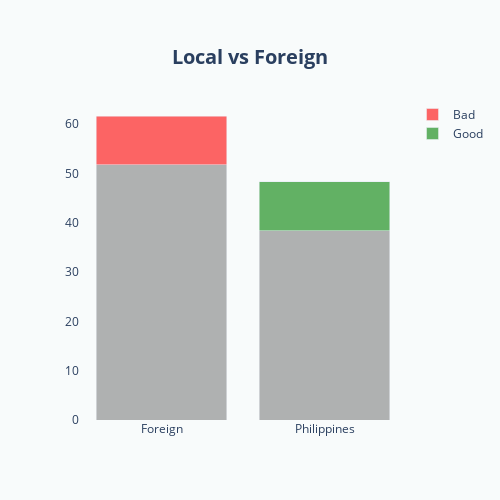

Here is the notebook cell this chart was saved with:
### Code cell
fig = make_subplots(rows=1, cols=1,
                    #vertical_spacing = 0.04,
subplot_titles=("",""))

fig.add_trace(go.Bar(x=data3.index, y=data3[data3.columns[0]].values.tolist(),name="", opacity=0.6, marker_color="grey",showlegend=False,),row=1, col=1)
fig.add_trace(go.Bar(x=data1.index, y=data1[data1.columns[0]].values.tolist(),name="Good", opacity=0.6, marker_color="green"),row=1, col=1)
fig.add_trace(go.Bar(x=data2.index, y=data2[data2.columns[0]].values.tolist(),name="Bad", opacity=0.6, marker_color="red"),row=1, col=1)


cf.layout_v1(fig,"Local vs Foreign",500,500,order)
fig.show()

### Figure 1 — Plotly figure (JSON) as saved in the notebook; plotly's stock layout.template omitted (floating-point values rounded to 4 significant figures)
{"data": [{"marker": {"color": "grey"}, "name": "", "opacity": 0.6, "showlegend": false, "type": "bar", "x": ["Foreign", "Philippines"], "xaxis": "x", "y": [51.74, 38.37], "yaxis": "y"}, {"marker": {"color": "green"}, "name": "Good", "opacity": 0.6, "type": "bar", "x": ["Foreign", "Philippines"], "xaxis": "x", "y": [0, 9.888], "yaxis": "y"}, {"marker": {"color": "red"}, "name": "Bad", "opacity": 0.6, "type": "bar", "x": ["Foreign", "Philippines"], "xaxis": "x", "y": [9.888, 0], "yaxis": "y"}], "layout": {"barmode": "stack", "height": 500, "legend": {"groupclick": "toggleitem", "orientation": "v"}, "paper_bgcolor": "#F8FBFB", "plot_bgcolor": "#F8FBFB", "title": {"font": {"size": 20}, "text": "<b>Local vs Foreign</b>", "x": 0.5, "xanchor": "center", "y": 0.9, "yanchor": "top"}, "width": 500, "xaxis": {"anchor": "y", "categoryarray": ["Foreign", "Philippines"], "categoryorder": "array", "domain": [0, 1]}, "yaxis": {"anchor": "x", "domain": [0, 1], "gridcolor": "white", "griddash": "dot", "gridwidth": 0.1, "showgrid": true, "zeroline": false}}}
